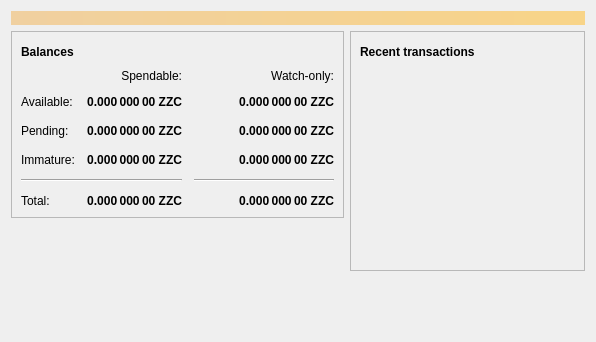
<?xml version="1.0" encoding="UTF-8"?>
<ui version="4.0">
 <class>OverviewPage</class>
 <widget class="QWidget" name="OverviewPage">
  <property name="geometry">
   <rect>
    <x>0</x>
    <y>0</y>
    <width>596</width>
    <height>342</height>
   </rect>
  </property>
  <property name="windowTitle">
   <string>Form</string>
  </property>
  <layout class="QVBoxLayout" name="topLayout">
   <item>
    <widget class="QLabel" name="labelAlerts">
     <property name="visible">
      <bool>false</bool>
     </property>
     <property name="styleSheet">
      <string notr="true">QLabel { background-color: qlineargradient(x1: 0, y1: 0, x2: 1, y2: 0, stop:0 #F0D0A0, stop:1 #F8D488); color:#000000; }</string>
     </property>
     <property name="wordWrap">
      <bool>true</bool>
     </property>
     <property name="margin">
      <number>3</number>
     </property>
     <property name="textInteractionFlags">
      <set>Qt::TextSelectableByMouse</set>
     </property>
    </widget>
   </item>
   <item>
    <layout class="QHBoxLayout" name="horizontalLayout" stretch="1,1">
     <item>
      <layout class="QVBoxLayout" name="verticalLayout_2">
       <item>
        <widget class="QFrame" name="frame">
         <property name="frameShape">
          <enum>QFrame::StyledPanel</enum>
         </property>
         <property name="frameShadow">
          <enum>QFrame::Raised</enum>
         </property>
         <layout class="QVBoxLayout" name="verticalLayout_4">
          <item>
           <layout class="QHBoxLayout" name="horizontalLayout_4">
            <item>
             <widget class="QLabel" name="label_5">
              <property name="font">
               <font>
                <weight>75</weight>
                <bold>true</bold>
               </font>
              </property>
              <property name="text">
               <string>Balances</string>
              </property>
             </widget>
            </item>
            <item>
             <widget class="QPushButton" name="labelWalletStatus">
              <property name="enabled">
               <bool>true</bool>
              </property>
              <property name="maximumSize">
               <size>
                <width>30</width>
                <height>16777215</height>
               </size>
              </property>
              <property name="toolTip">
               <string>The displayed information may be out of date. Your wallet automatically synchronizes with the zzCoin network after a connection is established, but this process has not completed yet.</string>
              </property>
              <property name="text">
               <string/>
              </property>
              <property name="icon">
               <iconset resource="../bitcoin.qrc">
                <normaloff>:/icons/warning</normaloff>
                <disabledoff>:/icons/warning</disabledoff>:/icons/warning</iconset>
              </property>
              <property name="iconSize">
               <size>
                <width>24</width>
                <height>24</height>
               </size>
              </property>
              <property name="flat">
               <bool>true</bool>
              </property>
             </widget>
            </item>
            <item>
             <spacer name="horizontalSpacer_3">
              <property name="orientation">
               <enum>Qt::Horizontal</enum>
              </property>
              <property name="sizeHint" stdset="0">
               <size>
                <width>40</width>
                <height>20</height>
               </size>
              </property>
             </spacer>
            </item>
           </layout>
          </item>
          <item>
           <layout class="QGridLayout" name="gridLayout">
            <property name="spacing">
             <number>12</number>
            </property>
            <item row="2" column="2">
             <widget class="QLabel" name="labelWatchPending">
              <property name="font">
               <font>
                <weight>75</weight>
                <bold>true</bold>
               </font>
              </property>
              <property name="cursor">
               <cursorShape>IBeamCursor</cursorShape>
              </property>
              <property name="toolTip">
               <string>Unconfirmed transactions to watch-only addresses</string>
              </property>
              <property name="text">
               <string notr="true">0.000 000 00 ZZC</string>
              </property>
              <property name="alignment">
               <set>Qt::AlignRight|Qt::AlignTrailing|Qt::AlignVCenter</set>
              </property>
              <property name="textInteractionFlags">
               <set>Qt::LinksAccessibleByMouse|Qt::TextSelectableByKeyboard|Qt::TextSelectableByMouse</set>
              </property>
             </widget>
            </item>
            <item row="2" column="1">
             <widget class="QLabel" name="labelUnconfirmed">
              <property name="font">
               <font>
                <weight>75</weight>
                <bold>true</bold>
               </font>
              </property>
              <property name="cursor">
               <cursorShape>IBeamCursor</cursorShape>
              </property>
              <property name="toolTip">
               <string>Total of transactions that have yet to be confirmed, and do not yet count toward the spendable balance</string>
              </property>
              <property name="text">
               <string notr="true">0.000 000 00 ZZC</string>
              </property>
              <property name="alignment">
               <set>Qt::AlignRight|Qt::AlignTrailing|Qt::AlignVCenter</set>
              </property>
              <property name="textInteractionFlags">
               <set>Qt::LinksAccessibleByMouse|Qt::TextSelectableByKeyboard|Qt::TextSelectableByMouse</set>
              </property>
             </widget>
            </item>
            <item row="3" column="2">
             <widget class="QLabel" name="labelWatchImmature">
              <property name="font">
               <font>
                <weight>75</weight>
                <bold>true</bold>
               </font>
              </property>
              <property name="cursor">
               <cursorShape>IBeamCursor</cursorShape>
              </property>
              <property name="toolTip">
               <string>Mined balance in watch-only addresses that has not yet matured</string>
              </property>
              <property name="text">
               <string notr="true">0.000 000 00 ZZC</string>
              </property>
              <property name="alignment">
               <set>Qt::AlignRight|Qt::AlignTrailing|Qt::AlignVCenter</set>
              </property>
              <property name="textInteractionFlags">
               <set>Qt::LinksAccessibleByMouse|Qt::TextSelectableByKeyboard|Qt::TextSelectableByMouse</set>
              </property>
             </widget>
            </item>
            <item row="4" column="0" colspan="2">
             <widget class="Line" name="line">
              <property name="orientation">
               <enum>Qt::Horizontal</enum>
              </property>
             </widget>
            </item>
            <item row="4" column="2">
             <widget class="Line" name="lineWatchBalance">
              <property name="sizePolicy">
               <sizepolicy hsizetype="Preferred" vsizetype="Fixed">
                <horstretch>0</horstretch>
                <verstretch>0</verstretch>
               </sizepolicy>
              </property>
              <property name="minimumSize">
               <size>
                <width>140</width>
                <height>0</height>
               </size>
              </property>
              <property name="orientation">
               <enum>Qt::Horizontal</enum>
              </property>
             </widget>
            </item>
            <item row="5" column="0">
             <widget class="QLabel" name="labelTotalText">
              <property name="text">
               <string>Total:</string>
              </property>
             </widget>
            </item>
            <item row="3" column="1">
             <widget class="QLabel" name="labelImmature">
              <property name="font">
               <font>
                <weight>75</weight>
                <bold>true</bold>
               </font>
              </property>
              <property name="cursor">
               <cursorShape>IBeamCursor</cursorShape>
              </property>
              <property name="toolTip">
               <string>Mined balance that has not yet matured</string>
              </property>
              <property name="text">
               <string notr="true">0.000 000 00 ZZC</string>
              </property>
              <property name="alignment">
               <set>Qt::AlignRight|Qt::AlignTrailing|Qt::AlignVCenter</set>
              </property>
              <property name="textInteractionFlags">
               <set>Qt::LinksAccessibleByMouse|Qt::TextSelectableByKeyboard|Qt::TextSelectableByMouse</set>
              </property>
             </widget>
            </item>
            <item row="2" column="3">
             <spacer name="horizontalSpacer_2">
              <property name="orientation">
               <enum>Qt::Horizontal</enum>
              </property>
              <property name="sizeHint" stdset="0">
               <size>
                <width>40</width>
                <height>20</height>
               </size>
              </property>
             </spacer>
            </item>
            <item row="3" column="0">
             <widget class="QLabel" name="labelImmatureText">
              <property name="text">
               <string>Immature:</string>
              </property>
             </widget>
            </item>
            <item row="5" column="1">
             <widget class="QLabel" name="labelTotal">
              <property name="font">
               <font>
                <weight>75</weight>
                <bold>true</bold>
               </font>
              </property>
              <property name="cursor">
               <cursorShape>IBeamCursor</cursorShape>
              </property>
              <property name="toolTip">
               <string>Your current total balance</string>
              </property>
              <property name="text">
               <string notr="true">0.000 000 00 ZZC</string>
              </property>
              <property name="alignment">
               <set>Qt::AlignRight|Qt::AlignTrailing|Qt::AlignVCenter</set>
              </property>
              <property name="textInteractionFlags">
               <set>Qt::LinksAccessibleByMouse|Qt::TextSelectableByKeyboard|Qt::TextSelectableByMouse</set>
              </property>
             </widget>
            </item>
            <item row="5" column="2">
             <widget class="QLabel" name="labelWatchTotal">
              <property name="font">
               <font>
                <weight>75</weight>
                <bold>true</bold>
               </font>
              </property>
              <property name="cursor">
               <cursorShape>IBeamCursor</cursorShape>
              </property>
              <property name="toolTip">
               <string>Current total balance in watch-only addresses</string>
              </property>
              <property name="text">
               <string notr="true">0.000 000 00 ZZC</string>
              </property>
              <property name="alignment">
               <set>Qt::AlignRight|Qt::AlignTrailing|Qt::AlignVCenter</set>
              </property>
              <property name="textInteractionFlags">
               <set>Qt::LinksAccessibleByMouse|Qt::TextSelectableByKeyboard|Qt::TextSelectableByMouse</set>
              </property>
             </widget>
            </item>
            <item row="0" column="2">
             <widget class="QLabel" name="labelWatchonly">
              <property name="text">
               <string>Watch-only:</string>
              </property>
              <property name="alignment">
               <set>Qt::AlignRight|Qt::AlignTrailing|Qt::AlignVCenter</set>
              </property>
             </widget>
            </item>
            <item row="1" column="0">
             <widget class="QLabel" name="labelBalanceText">
              <property name="text">
               <string>Available:</string>
              </property>
             </widget>
            </item>
            <item row="1" column="1">
             <widget class="QLabel" name="labelBalance">
              <property name="font">
               <font>
                <weight>75</weight>
                <bold>true</bold>
               </font>
              </property>
              <property name="cursor">
               <cursorShape>IBeamCursor</cursorShape>
              </property>
              <property name="toolTip">
               <string>Your current spendable balance</string>
              </property>
              <property name="text">
               <string notr="true">0.000 000 00 ZZC</string>
              </property>
              <property name="alignment">
               <set>Qt::AlignRight|Qt::AlignTrailing|Qt::AlignVCenter</set>
              </property>
              <property name="textInteractionFlags">
               <set>Qt::LinksAccessibleByMouse|Qt::TextSelectableByKeyboard|Qt::TextSelectableByMouse</set>
              </property>
             </widget>
            </item>
            <item row="1" column="2">
             <widget class="QLabel" name="labelWatchAvailable">
              <property name="font">
               <font>
                <weight>75</weight>
                <bold>true</bold>
               </font>
              </property>
              <property name="cursor">
               <cursorShape>IBeamCursor</cursorShape>
              </property>
              <property name="toolTip">
               <string>Your current balance in watch-only addresses</string>
              </property>
              <property name="text">
               <string notr="true">0.000 000 00 ZZC</string>
              </property>
              <property name="alignment">
               <set>Qt::AlignRight|Qt::AlignTrailing|Qt::AlignVCenter</set>
              </property>
              <property name="textInteractionFlags">
               <set>Qt::LinksAccessibleByMouse|Qt::TextSelectableByKeyboard|Qt::TextSelectableByMouse</set>
              </property>
             </widget>
            </item>
            <item row="2" column="0">
             <widget class="QLabel" name="labelPendingText">
              <property name="text">
               <string>Pending:</string>
              </property>
             </widget>
            </item>
            <item row="0" column="1">
             <widget class="QLabel" name="labelSpendable">
              <property name="text">
               <string>Spendable:</string>
              </property>
              <property name="alignment">
               <set>Qt::AlignRight|Qt::AlignTrailing|Qt::AlignVCenter</set>
              </property>
             </widget>
            </item>
           </layout>
          </item>
         </layout>
        </widget>
       </item>
       <item>
        <spacer name="verticalSpacer">
         <property name="orientation">
          <enum>Qt::Vertical</enum>
         </property>
         <property name="sizeHint" stdset="0">
          <size>
           <width>20</width>
           <height>40</height>
          </size>
         </property>
        </spacer>
       </item>
      </layout>
     </item>
     <item>
      <layout class="QVBoxLayout" name="verticalLayout_3">
       <item>
        <widget class="QFrame" name="frame_2">
         <property name="frameShape">
          <enum>QFrame::StyledPanel</enum>
         </property>
         <property name="frameShadow">
          <enum>QFrame::Raised</enum>
         </property>
         <layout class="QVBoxLayout" name="verticalLayout">
          <item>
           <layout class="QHBoxLayout" name="horizontalLayout_2">
            <item>
             <widget class="QLabel" name="label_4">
              <property name="font">
               <font>
                <weight>75</weight>
                <bold>true</bold>
               </font>
              </property>
              <property name="text">
               <string>Recent transactions</string>
              </property>
             </widget>
            </item>
            <item>
             <widget class="QPushButton" name="labelTransactionsStatus">
              <property name="enabled">
               <bool>true</bool>
              </property>
              <property name="maximumSize">
               <size>
                <width>30</width>
                <height>16777215</height>
               </size>
              </property>
              <property name="toolTip">
               <string>The displayed information may be out of date. Your wallet automatically synchronizes with the zzCoin network after a connection is established, but this process has not completed yet.</string>
              </property>
              <property name="text">
               <string/>
              </property>
              <property name="icon">
               <iconset resource="../bitcoin.qrc">
                <normaloff>:/icons/warning</normaloff>
                <disabledoff>:/icons/warning</disabledoff>:/icons/warning</iconset>
              </property>
              <property name="iconSize">
               <size>
                <width>24</width>
                <height>24</height>
               </size>
              </property>
              <property name="flat">
               <bool>true</bool>
              </property>
             </widget>
            </item>
            <item>
             <spacer name="horizontalSpacer">
              <property name="orientation">
               <enum>Qt::Horizontal</enum>
              </property>
              <property name="sizeHint" stdset="0">
               <size>
                <width>40</width>
                <height>20</height>
               </size>
              </property>
             </spacer>
            </item>
           </layout>
          </item>
          <item>
           <widget class="QListView" name="listTransactions">
            <property name="styleSheet">
             <string notr="true">QListView { background: transparent; }</string>
            </property>
            <property name="frameShape">
             <enum>QFrame::NoFrame</enum>
            </property>
            <property name="verticalScrollBarPolicy">
             <enum>Qt::ScrollBarAlwaysOff</enum>
            </property>
            <property name="horizontalScrollBarPolicy">
             <enum>Qt::ScrollBarAlwaysOff</enum>
            </property>
            <property name="selectionMode">
             <enum>QAbstractItemView::NoSelection</enum>
            </property>
           </widget>
          </item>
         </layout>
        </widget>
       </item>
       <item>
        <spacer name="verticalSpacer_2">
         <property name="orientation">
          <enum>Qt::Vertical</enum>
         </property>
         <property name="sizeHint" stdset="0">
          <size>
           <width>20</width>
           <height>40</height>
          </size>
         </property>
        </spacer>
       </item>
      </layout>
     </item>
    </layout>
   </item>
  </layout>
 </widget>
 <resources/>
 <connections/>
</ui>
